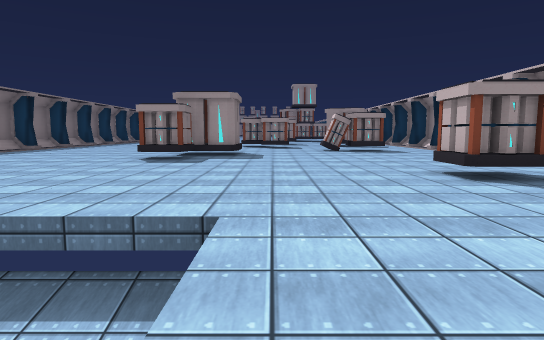
[1] (above)

20 first-person views from a walk through a scene from a Unity 3-D project. The camera is 1.2 m above the floor, tilts 6° down and sees 75° across. The floor is counted in squares, 2 m on a side. Each view is taken from the middle of a square. On the plan, view 1 faces up. The plan holds only what a view shows up to about 10 squares ahead; the rest is blank. The place goes on beyond the plan. The player is left out. Some animated figures are left out. Some surface patterns are stand-ins.

[2]
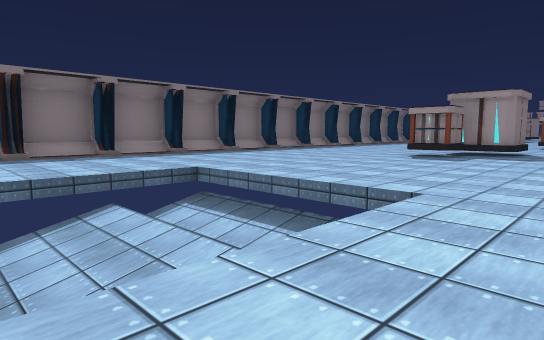

[3]
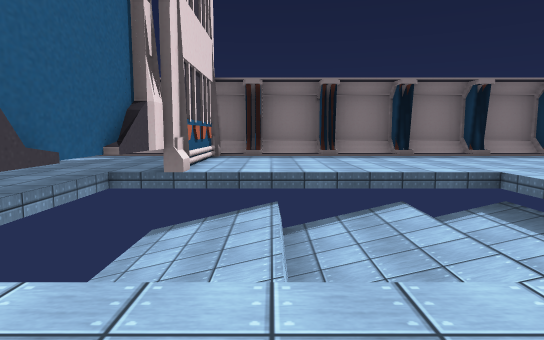

[4]
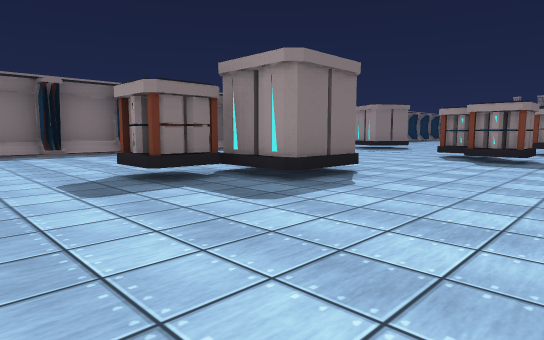

[5]
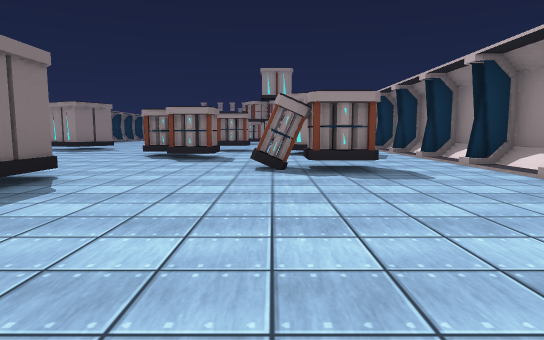

[6]
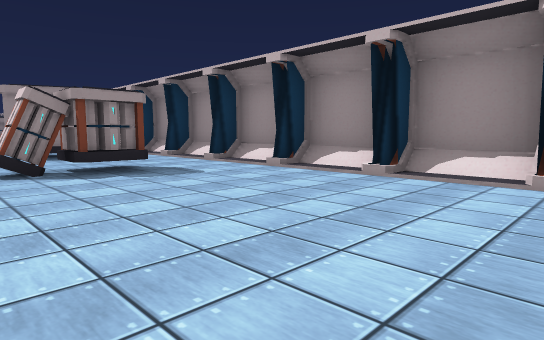

[7]
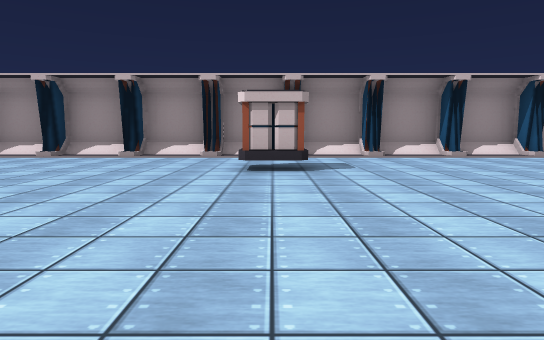

[8]
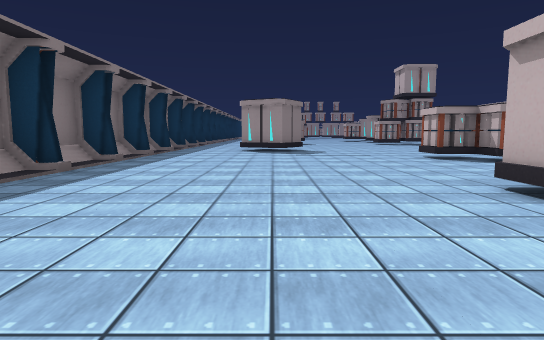

[9]
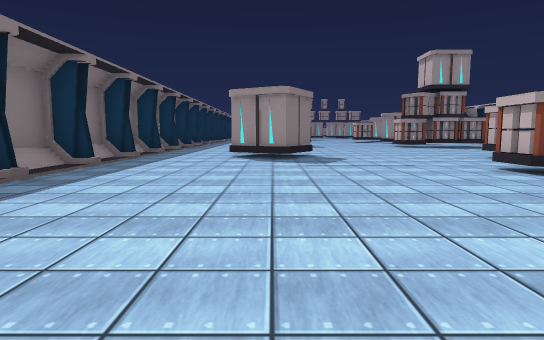

[10]
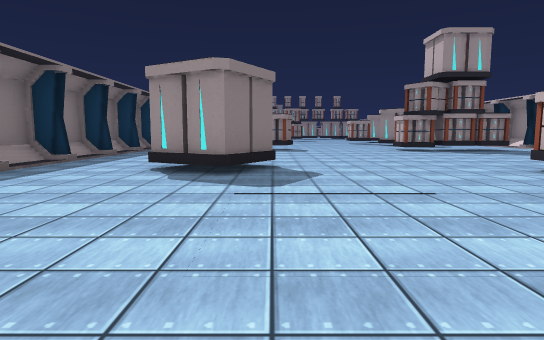

[11]
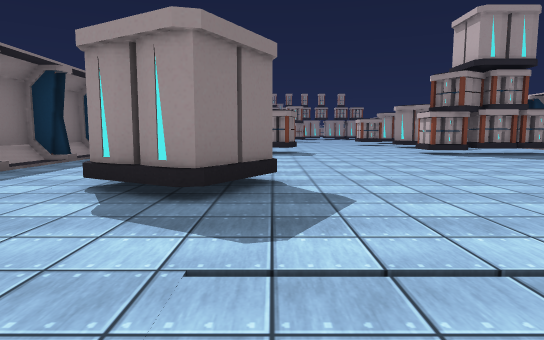

[12]
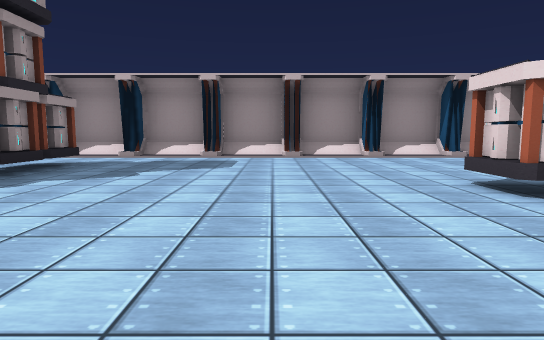

[13]
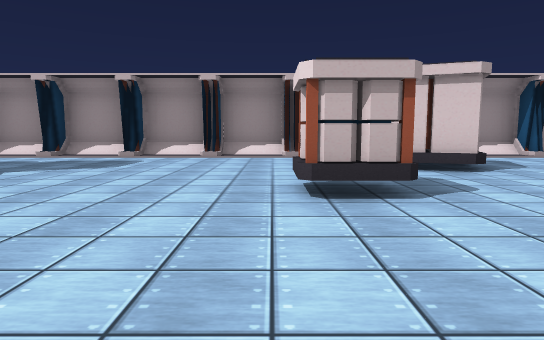

[14]
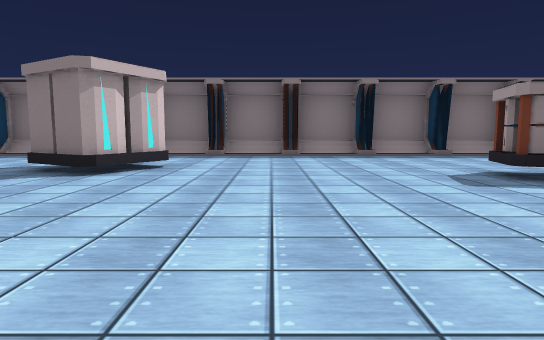

[15]
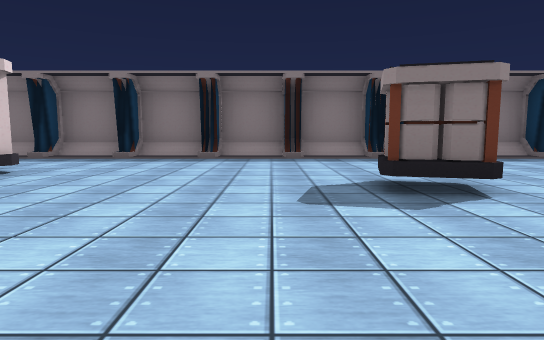

[16]
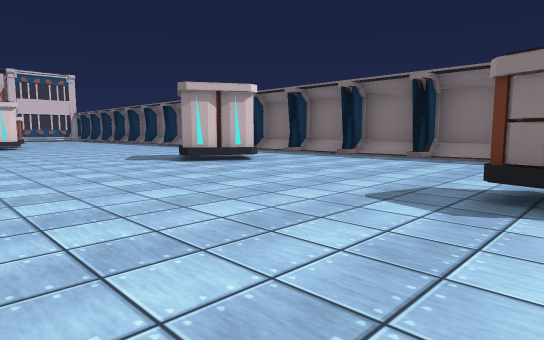

[17]
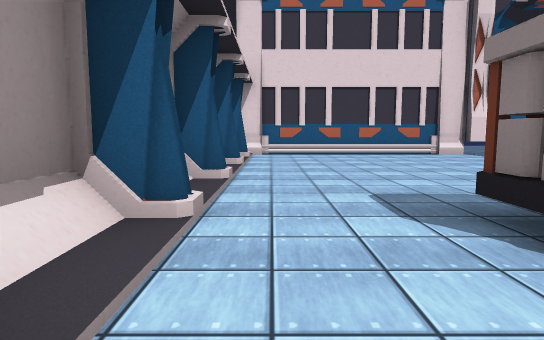

[18]
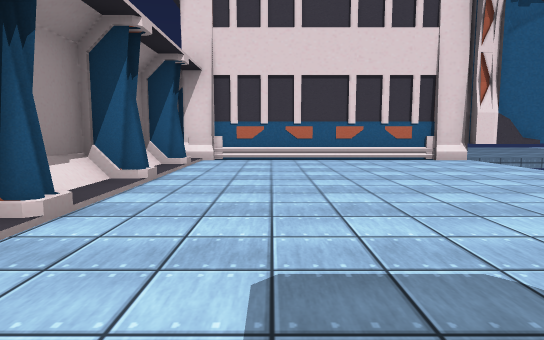

[19]
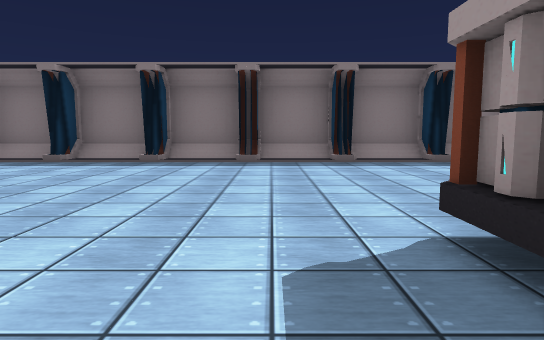

[20]
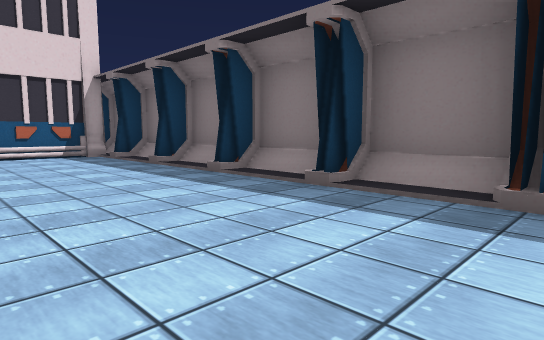

### Floor plan
Key: @ floor where view 1 was taken; # wall or solid block; . floor; / step, stairs or slope; ^ raised ledge; v drop or lower ground; O other object.
Columns run from 9 left of view 1 to 7 right of it. Each row starts with its distance up from view 1.
 26 #....O....   ..##
 25 #....O....OOOO./#
 24 #..............##
 23 #............../#
 22 #..............##
 21 #............../#
 20 #...O..........##
 19 #..OOO........./#
 18 #...O.....O....##
 17 #...........OO./#
 16 #.......O...OO.##
 15 #.......OO...../
 14 #........O.....##
 13 #............../#
 12 #..........OO..##
 11 #......OO....../#
 10 #......OO......##
  9 #.....OO......./#
  8 #.....OO.......##
  7 #............../#
  6 #..............##
  5 #...........O../#
  4 #..............##
  3 #............../#
  2 #....vvvv......##
  1 #....vvvv....../#
  0 #....vvv @.....##
 -1 #....vvvv....../#
 -2 #....vvv ......##
 -3 #######^########

Where each view was taken, in squares from view 1:
view 1: 0 up, 0 right, facing up
view 2: 1 down, 1 right, facing up-left
view 3: 1 down, 1 right, facing left
view 4: 6 up, 2 right, facing up-left
view 5: 6 up, 2 right, facing up
view 6: 6 up, 1 right, facing up-right
view 7: 5 up, 3 left, facing right
view 8: 7 up, 5 left, facing up
view 9: 10 up, 5 left, facing up
view 10: 13 up, 4 left, facing up
view 11: 15 up, 4 left, facing up
view 12: 21 up, 3 left, facing right
view 13: 19 up, 3 left, facing right
view 14: 22 up, 1 right, facing left
view 15: 24 up, 0 right, facing left
view 16: 26 up, 0 right, facing down-left
view 17: 7 up, 5 right, facing down
view 18: 5 up, 4 right, facing down
view 19: 7 up, 1 left, facing left
view 20: 7 up, 5 left, facing down-left
